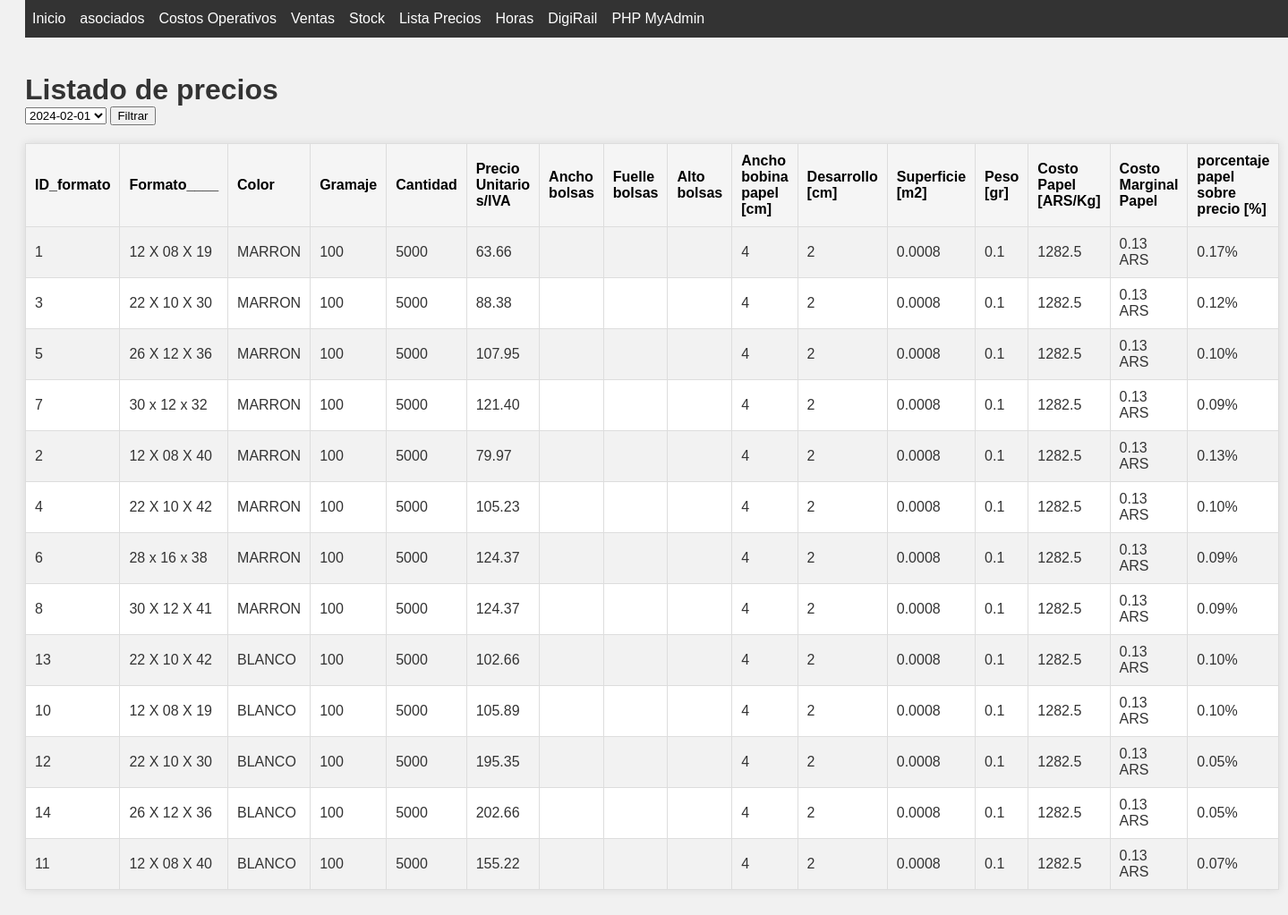
/lista_precios.php?fechaSeleccionada=2023-12-01, run on an earlier commit of the app's database.
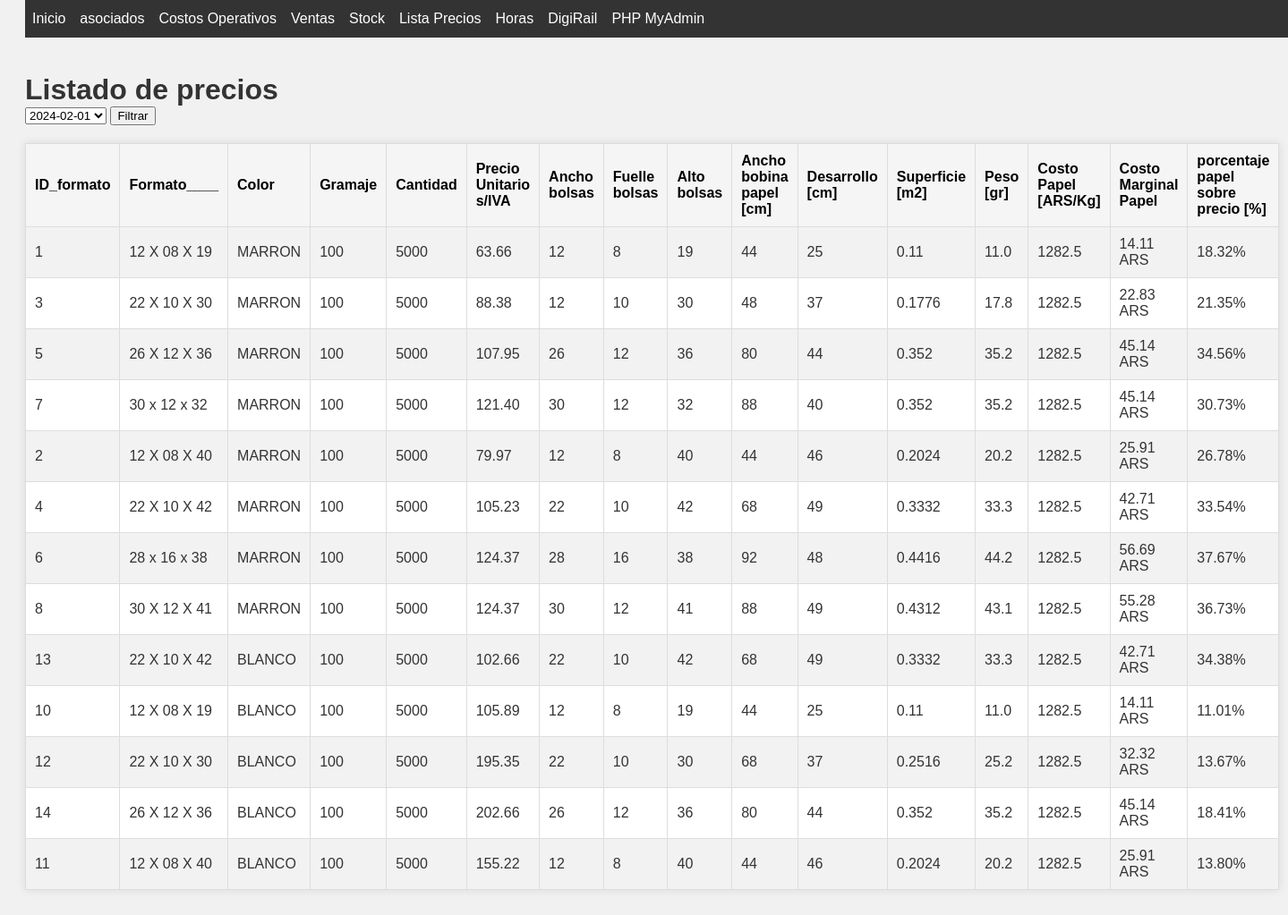
And on a later commit of the database.
### tables this page shows
CREATE TABLE `listado_precios` (
  `ID_listado` int(11) NOT NULL,
  `ID_formato` int(11) DEFAULT NULL,
  `cantidad` int(11) DEFAULT NULL,
  `precio_u_sIVA` decimal(8,2) DEFAULT NULL,
  `fecha_listado` date DEFAULT NULL
);

CREATE TABLE `tabla_1` (
  `ID_formato` int(11) NOT NULL,
  `formato` varchar(14) NOT NULL,
  `ancho` int(11) NOT NULL,
  `fuelle` int(11) NOT NULL,
  `alto` int(11) NOT NULL,
  `color` varchar(11) NOT NULL,
  `gramaje` int(11) NOT NULL,
  `cantidades` int(11) NOT NULL,
  `manijas` bit(1) NOT NULL,
  `fechatiempo` timestamp NULL DEFAULT CURRENT_TIMESTAMP ON UPDATE CURRENT_TIMESTAMP
);

### includes/db_functions.php (called while the page is built, shortened)
<?php
function conectarBD() {
    $conexion = mysqli_connect(DB_SERVER, DB_USERNAME, DB_PASSWORD, DB_NAME);
    return $conexion;
}
function getArraySQL($sql) {
    $conexion = conectarBD();
    $result = mysqli_query($conexion, $sql);
    $rawdata = [];
    while ($row = mysqli_fetch_assoc($result)) {
        $rawdata[] = $row;
    }
    return $rawdata;
}
?>

### lista_precios.php (the view, shortened to what this page needs)
<?php
require "includes/header.php";
require 'includes/db_functions.php';
$sqlFechas = "SELECT DISTINCT fecha_listado FROM listado_precios ORDER BY fecha_listado DESC";
$fechas = getArraySQL($sqlFechas);
?>
<!DOCTYPE html>
<html lang="es">
<head>
    <link rel="stylesheet" href="CSS/style.css">
</head>
<body>
<h1>Listado de precios</h1>
<form action="lista_precios.php" method="GET">
    <select name="fechaSeleccionada">
        <?php
        foreach ($fechas as $fecha) {
            echo '<option value="'.$fecha['fecha_listado'].'">'.$fecha['fecha_listado'].'</option>';
        }
        ?>
    </select>
    <input type="submit" value="Filtrar">
</form>
<?php
$fechaSeleccionada = $_GET['fechaSeleccionada'] ?? '2024-02-01';
$sql = "SELECT t1.ID_formato, t1.formato, t1.color, t1.gramaje, lp.cantidad, lp.precio_u_sIVA, t1.ancho, t1.fuelle, t1.alto
        FROM listado_precios lp
        INNER JOIN tabla_1 t1 ON lp.ID_formato = t1.ID_formato
        WHERE lp.fecha_listado = '$fechaSeleccionada'
        ORDER BY t1.color DESC";
$resultados = getArraySQL($sql);
?>
<table border="1" class="responsive-table">
    <tr>
        <th>ID_formato</th>
        <th>Formato____</th>
        <th>Color</th>
        <th>Gramaje</th>
        <th>Cantidad</th>
        <th>Precio Unitario s/IVA</th>
        <th>Ancho bolsas</th>
        <th>Fuelle bolsas</th>
        <th>Alto bolsas</th>
        <th>Ancho bobina papel [cm]</th>
        <th>Desarrollo [cm]</th>
        <th>Superficie [m2]</th>
        <th>Peso [gr]</th>
        <th>Costo Papel [ARS/Kg]</th>
        <th>Costo Marginal Papel</th>
        <th>porcentaje papel sobre precio [%]</th>
    </tr>
    <?php
    foreach ($resultados as $resultado) {
        $ancho_bobina = 2*$resultado['ancho']+2*$resultado['fuelle']+4;
        $desarrollo = $resultado['alto']+$resultado['fuelle']/2+2;
        $superficie = ($ancho_bobina/100 ) * ($desarrollo/100) ;
        $peso = number_format(($superficie * $resultado['gramaje']), 1, '.', '');
        $costo_papel = 1282.50;
        $costo_papel_bolsa = number_format(($costo_papel * $peso / 1000), 2, '.', '');
        $porcentaje = number_format(100* $costo_papel_bolsa/($resultado['precio_u_sIVA']*1.21),2) ;
        echo "<tr>
                <td>{$resultado['ID_formato']}</td>
                <td>{$resultado['formato']}</td>
                <td>{$resultado['color']}</td>
                <td>{$resultado['gramaje']}</td>
                <td>{$resultado['cantidad']}</td>
                <td>{$resultado['precio_u_sIVA']}</td>
                <td>{$resultado['ancho']}</td>
                <td>{$resultado['fuelle']}</td>
                <td>{$resultado['alto']}</td>
                <td>{$ancho_bobina}</td>
                <td>{$desarrollo}</td>
                <td>{$superficie}</td>
                <td>{$peso}</td>
                <td>{$costo_papel}</td>
                <td>{$costo_papel_bolsa} ARS</td>
                <td> {$porcentaje}%</td>
              </tr>";
    }
    ?>
</table>
</body>
</html>

### includes/header.php
<?php
echo '<!DOCTYPE html><html><head> <meta charset="UTF-8"> <link rel="stylesheet" type="text/css" href="CSS/index.css"> <link rel="stylesheet" type="text/css" href="CSS/header.css"> <meta name="viewport" content="width=device-width, initial-scale=1.0"> <link rel="shortcut icon" href="/favicon.ico" type="image/x-icon"> <link rel="icon" href="/imagenes/favicon.ico" type="image/x-icon"> </head><body>';
echo "<header> <br><br><br> <div class='topnav'> <ul>";
$paginaActual = basename($_SERVER['PHP_SELF']);
$claseActiva = "class='active'";
echo "<li><a href='/Bolsas/index.php' ".($paginaActual == 'Bolsas/index.php' ? $claseActiva : "").">Inicio</a></li>";
echo "<li><a href='/Bolsas/asociados.php' ".($paginaActual == 'Bolsas/asociados.php' ? $claseActiva : "").">asociados</a></li>";
echo "<li><a href='/Bolsas/costos_operativos.php' ".($paginaActual == 'Bolsas/costos_operativos.php' ? $claseActiva : "").">Costos Operativos</a></li>";
echo "<li><a href='/Bolsas/ventas.php' ".($paginaActual == 'Bolsas/ventas.php' ? $claseActiva : "").">Ventas</a></li>";
echo "<li><a href='/Bolsas/stock.php' ".($paginaActual == 'Bolsas/stock.php' ? $claseActiva : "").">Stock</a></li>";
echo "<li><a href='/Bolsas/lista_precios.php' ".($paginaActual == 'Bolsas/lista_precios.php' ? $claseActiva : "").">Lista Precios</a></li>";
echo "<li><a href='/horas/index.php' ".($paginaActual == '/horas/index.php' ? $claseActiva : "").">Horas</a></li>";
echo "<li><a href='/DigiRail/index.php' ".($paginaActual == '/DigiRail/index.php' ? $claseActiva : "").">DigiRail</a></li>";
echo "<li><a href='/phpMyAdmin/' target='_blank'>PHP MyAdmin</a></li>";
echo "</ul></div></header>";

### CSS/index.css (style rules this page uses)
body { font-family: verdana; resize: none; }
.topnav ul { list-style-type: none; margin: 0; padding: 0; overflow: hidden; background-color: #333; position: fixed; top: 0; width: 100%; }
.topnav li { float: left; }
.topnav li a { display: block; color: white; text-align: center; padding: 14px 16px; text-decoration: none; }
h1, #cabecera p { margin: 0; padding: 0; }

### CSS/header.css (style rules this page uses)
.topnav ul { list-style-type: none; margin: 0; padding: 0; overflow: hidden; background-color: #333; position: fixed; top: 0; width: 100%; }
.topnav li { float: left; font-size: 16px; }
.topnav li a { display: block; color: white; text-align: center; padding: 12px 8px; text-decoration: none; }

### CSS/style.css (style rules this page uses)
body { font-family: Arial, sans-serif; background-color: #f4f4f4; color: #333; }
table { border-collapse: collapse; width: 80%; margin: 20px auto; background-color: #ffffff; box-shadow: 0 0 10px rgba(0,0,0,0.1); }
th, td { border: 1px solid #ddd; padding: 8px; text-align: left; }
th { background-color: #e9e9e9; color: #000; }
tr:nth-child(even) { background-color: #f2f2f2; }
body { font-family: Arial, sans-serif; background-color: #f1f1f1; padding: 20px; }
h1 { color: #333; }
table { width: 100%; border-collapse: collapse; margin-top: 20px; }
table th, table td { padding: 10px; text-align: left; border: 1px solid #ddd; }
table th { background-color: #f5f5f5; }
.topnav ul { list-style-type: none; margin: 0; padding: 0; overflow: hidden; background-color: #333; position: fixed; top: 0; width: 100%; }
.topnav li { float: left; font-size: 16px; }
.topnav li a { display: block; color: white; text-align: center; padding: 12px 8px; text-decoration: none; }

What changed in the data, as far as the page shows it:
changed through a linked row, listado_precios (number 1 of 13 on the later page): ID_formato.ancho (not shown) → "12"; ID_formato.fuelle (not shown) → "8"; ID_formato.alto (not shown) → "19"; ID_formato.fuelle "4" → "44"; ID_formato.fuelle "2" → "25"; ID_formato.alto "0.0008" → "0.11"; ID_formato.gramaje "0.1" → "11.0"; ID_formato.gramaje "0.13" → "14.11"; porcentaje "0.17" → "18.32"
changed through a linked row, listado_precios (number 2 of 13 on the later page): ID_formato.ancho (not shown) → "12"; ID_formato.fuelle (not shown) → "10"; ID_formato.alto (not shown) → "30"; ID_formato.fuelle "4" → "48"; ID_formato.fuelle "2" → "37"; ID_formato.alto "0.0008" → "0.1776"; ID_formato.gramaje "0.1" → "17.8"; ID_formato.gramaje "0.13" → "22.83"; porcentaje "0.12" → "21.35"
changed through a linked row, listado_precios (number 3 of 13 on the later page): ID_formato.ancho (not shown) → "26"; ID_formato.fuelle (not shown) → "12"; ID_formato.alto (not shown) → "36"; ID_formato.fuelle "4" → "80"; ID_formato.fuelle "2" → "44"; ID_formato.alto "0.0008" → "0.352"; ID_formato.gramaje "0.1" → "35.2"; ID_formato.gramaje "0.13" → "45.14"; porcentaje "0.10" → "34.56"
changed through a linked row, listado_precios (number 4 of 13 on the later page): ID_formato.ancho (not shown) → "30"; ID_formato.fuelle (not shown) → "12"; ID_formato.alto (not shown) → "32"; ID_formato.fuelle "4" → "88"; ID_formato.fuelle "2" → "40"; ID_formato.alto "0.0008" → "0.352"; ID_formato.gramaje "0.1" → "35.2"; ID_formato.gramaje "0.13" → "45.14"; porcentaje "0.09" → "30.73"
changed through a linked row, listado_precios (number 5 of 13 on the later page): ID_formato.ancho (not shown) → "12"; ID_formato.fuelle (not shown) → "8"; ID_formato.alto (not shown) → "40"; ID_formato.fuelle "4" → "44"; ID_formato.fuelle "2" → "46"; ID_formato.alto "0.0008" → "0.2024"; ID_formato.gramaje "0.1" → "20.2"; ID_formato.gramaje "0.13" → "25.91"; porcentaje "0.13" → "26.78"
changed through a linked row, listado_precios (number 6 of 13 on the later page): ID_formato.ancho (not shown) → "22"; ID_formato.fuelle (not shown) → "10"; ID_formato.alto (not shown) → "42"; ID_formato.fuelle "4" → "68"; ID_formato.fuelle "2" → "49"; ID_formato.alto "0.0008" → "0.3332"; ID_formato.gramaje "0.1" → "33.3"; ID_formato.gramaje "0.13" → "42.71"; porcentaje "0.10" → "33.54"
changed through a linked row, listado_precios (number 7 of 13 on the later page): ID_formato.ancho (not shown) → "28"; ID_formato.fuelle (not shown) → "16"; ID_formato.alto (not shown) → "38"; ID_formato.fuelle "4" → "92"; ID_formato.fuelle "2" → "48"; ID_formato.alto "0.0008" → "0.4416"; ID_formato.gramaje "0.1" → "44.2"; ID_formato.gramaje "0.13" → "56.69"; porcentaje "0.09" → "37.67"
changed through a linked row, listado_precios (number 8 of 13 on the later page): ID_formato.ancho (not shown) → "30"; ID_formato.fuelle (not shown) → "12"; ID_formato.alto (not shown) → "41"; ID_formato.fuelle "4" → "88"; ID_formato.fuelle "2" → "49"; ID_formato.alto "0.0008" → "0.4312"; ID_formato.gramaje "0.1" → "43.1"; ID_formato.gramaje "0.13" → "55.28"; porcentaje "0.09" → "36.73"
changed through a linked row, listado_precios (number 9 of 13 on the later page): ID_formato.ancho (not shown) → "22"; ID_formato.fuelle (not shown) → "10"; ID_formato.alto (not shown) → "42"; ID_formato.fuelle "4" → "68"; ID_formato.fuelle "2" → "49"; ID_formato.alto "0.0008" → "0.3332"; ID_formato.gramaje "0.1" → "33.3"; ID_formato.gramaje "0.13" → "42.71"; porcentaje "0.10" → "34.38"
changed through a linked row, listado_precios (number 10 of 13 on the later page): ID_formato.ancho (not shown) → "12"; ID_formato.fuelle (not shown) → "8"; ID_formato.alto (not shown) → "19"; ID_formato.fuelle "4" → "44"; ID_formato.fuelle "2" → "25"; ID_formato.alto "0.0008" → "0.11"; ID_formato.gramaje "0.1" → "11.0"; ID_formato.gramaje "0.13" → "14.11"; porcentaje "0.10" → "11.01"
changed through a linked row, listado_precios (number 11 of 13 on the later page): ID_formato.ancho (not shown) → "22"; ID_formato.fuelle (not shown) → "10"; ID_formato.alto (not shown) → "30"; ID_formato.fuelle "4" → "68"; ID_formato.fuelle "2" → "37"; ID_formato.alto "0.0008" → "0.2516"; ID_formato.gramaje "0.1" → "25.2"; ID_formato.gramaje "0.13" → "32.32"; porcentaje "0.05" → "13.67"
changed through a linked row, listado_precios (number 12 of 13 on the later page): ID_formato.ancho (not shown) → "26"; ID_formato.fuelle (not shown) → "12"; ID_formato.alto (not shown) → "36"; ID_formato.fuelle "4" → "80"; ID_formato.fuelle "2" → "44"; ID_formato.alto "0.0008" → "0.352"; ID_formato.gramaje "0.1" → "35.2"; ID_formato.gramaje "0.13" → "45.14"; porcentaje "0.05" → "18.41"
changed through a linked row, listado_precios (number 13 of 13 on the later page): ID_formato.ancho (not shown) → "12"; ID_formato.fuelle (not shown) → "8"; ID_formato.alto (not shown) → "40"; ID_formato.fuelle "4" → "44"; ID_formato.fuelle "2" → "46"; ID_formato.alto "0.0008" → "0.2024"; ID_formato.gramaje "0.1" → "20.2"; ID_formato.gramaje "0.13" → "25.91"; porcentaje "0.07" → "13.80"
